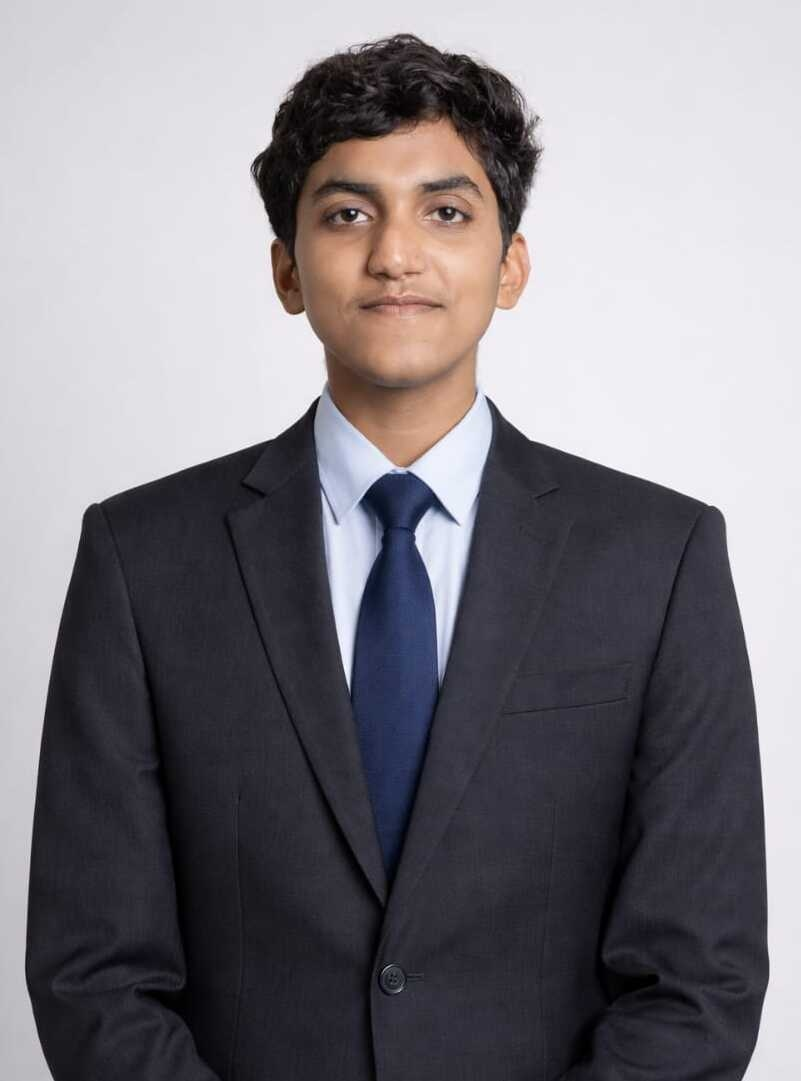
#> input picture imgs/Aman.jpg, 801 x 1081 px; its folder holds only this picture in this run
$ python Imageeditor.py
#> lines starting #> are read from the running program, lines starting #| are printed output that depends on the picture
# use pillow library
from PIL import Image, ImageEnhance, ImageFilter
import os

path='./imgs'
pathOut='./edited/Imgs'

for filename in os.listdir(path):
    img=Image.open(f"{path}/{filename}")
#> img is the input picture: PIL image 801x1081 RGB; mean R, G, B 127.3, 123.8, 129.5

    edit=img.filter(ImageFilter.SHARPEN).convert('L').rotate(-90)
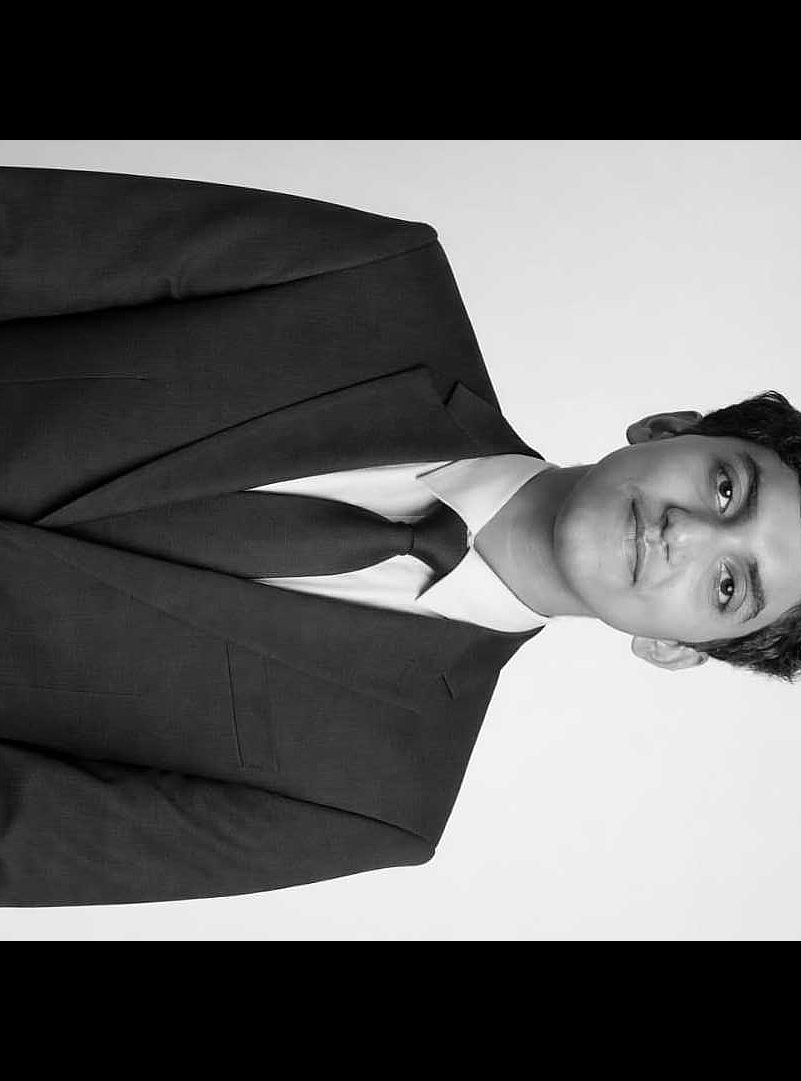
#> edit: PIL image 801x1081 L; min 0, max 255, mean 94

    factor=1.5
    enhancer=ImageEnhance.Contrast(edit)
    edit=enhancer.enhance(factor)
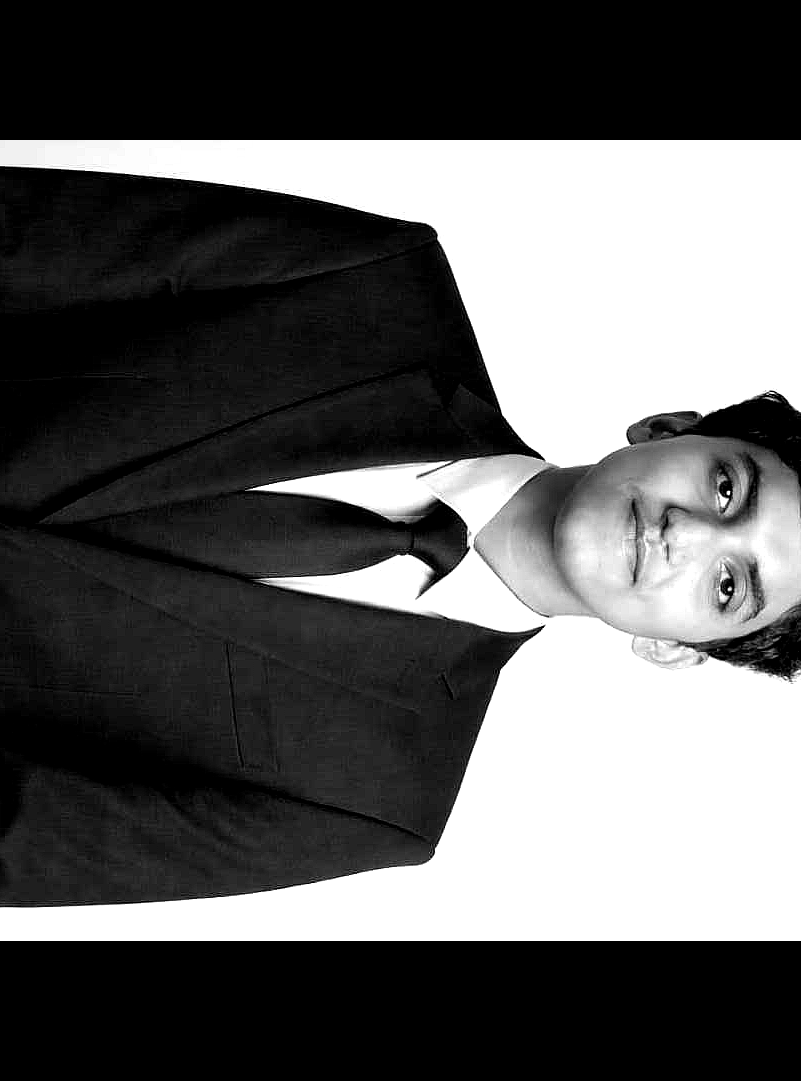
#> edit: PIL image 801x1081 L; min 0, max 255, mean 94.5

    clean_name=os.path.splitext(filename)[0]

    edit.save(f'{pathOut}/{clean_name}_edited.jpg')

$ run again, on imgs/WhatsApp Image 2026-05-14 at 04.38.58.jpeg
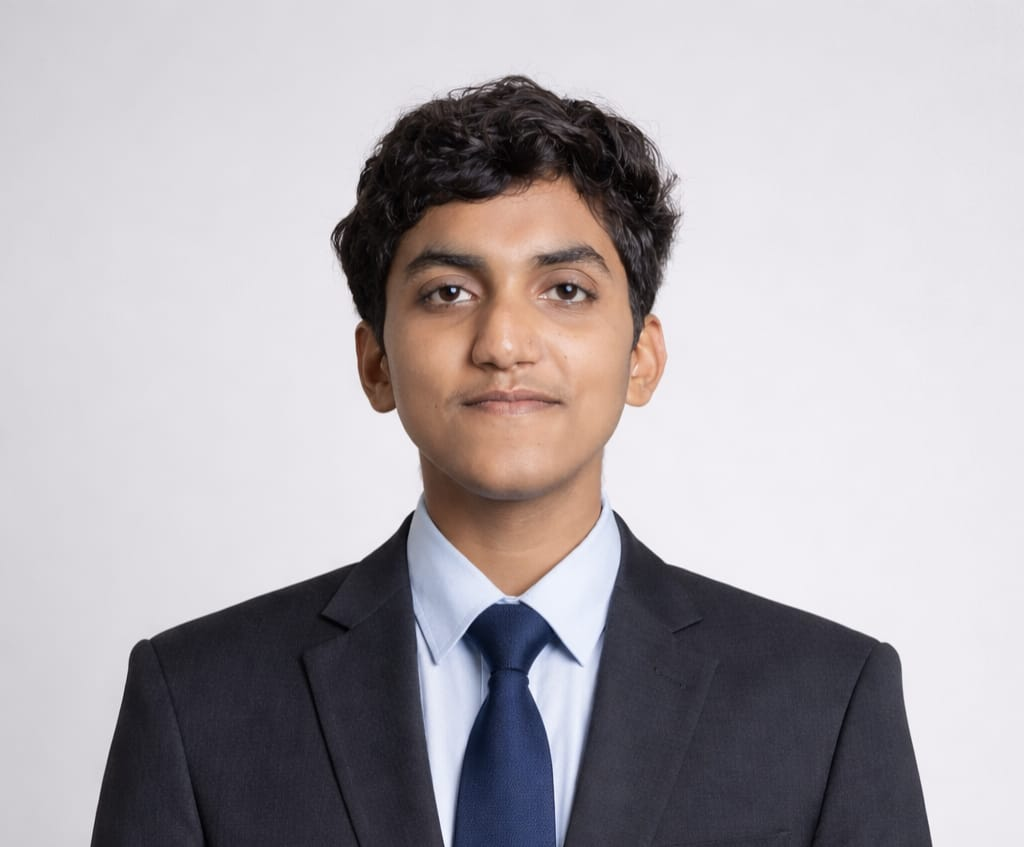
#> input picture imgs/WhatsApp Image 2026-05-14 at 04.38.58.jpeg, 1024 x 847 px
#> img is the input picture: PIL image 1024x847 RGB; mean R, G, B 175.7, 170.4, 174.8
#> `edit=img.filter(ImageFilter.SHARPEN).convert('L').rotate(-90)`:
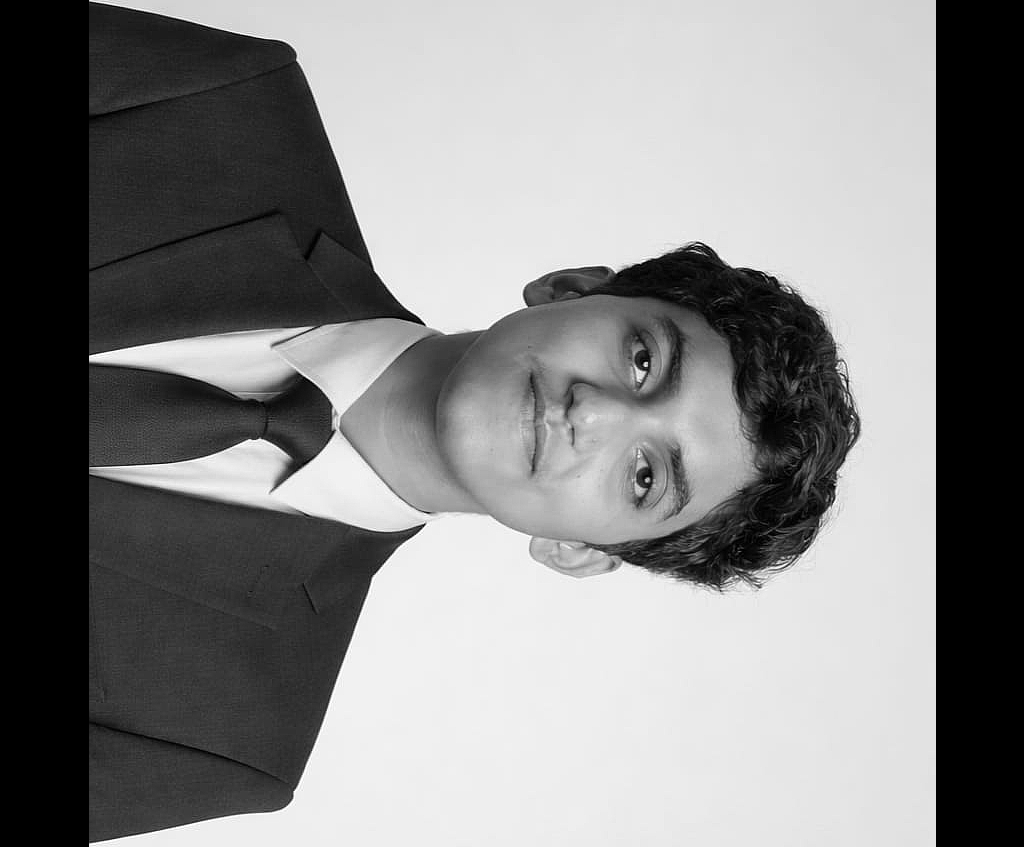
#> edit: PIL image 1024x847 L; min 0, max 255, mean 133.9
#> `edit=enhancer.enhance(factor)`:
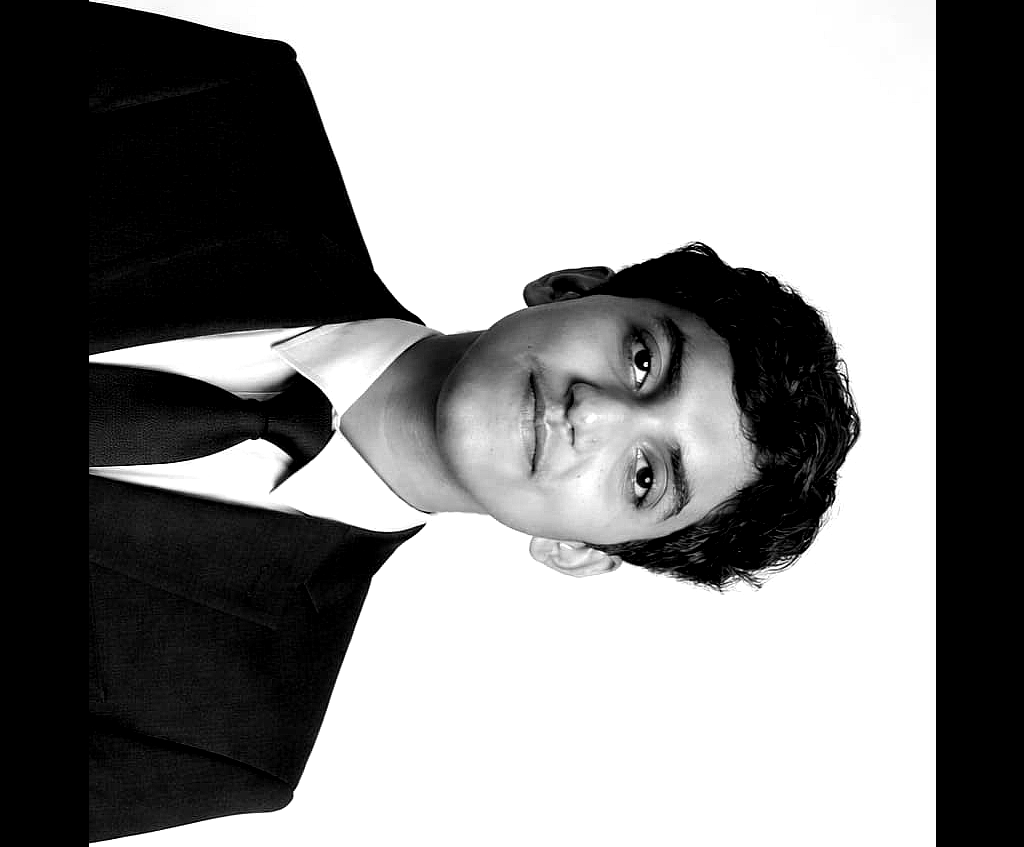
#> edit: PIL image 1024x847 L; min 0, max 255, mean 137.4
